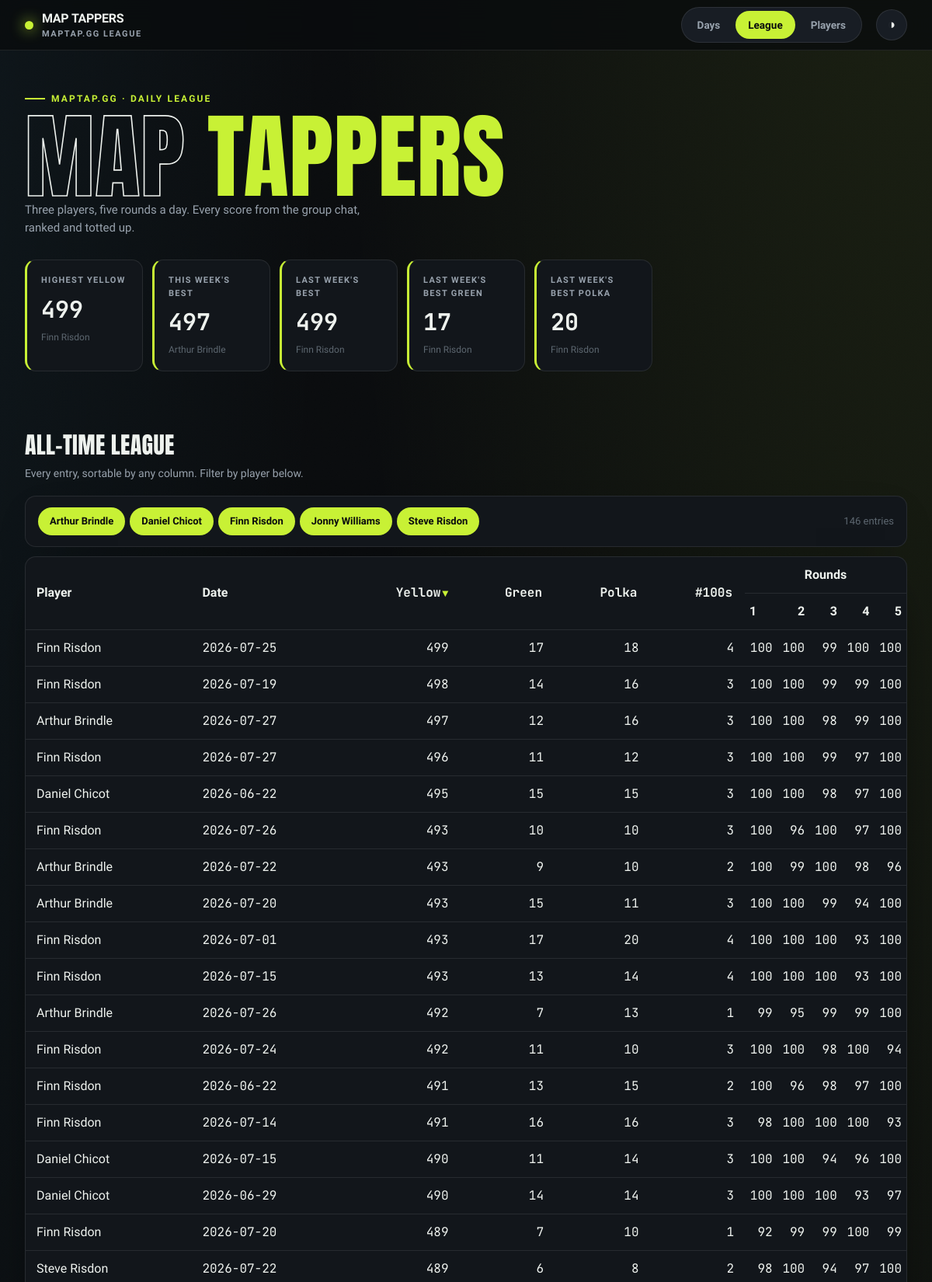
Page /league (upper part) on the committed database.
### tables this page shows
CREATE TABLE entries (
    id INTEGER PRIMARY KEY,
    player TEXT NOT NULL,
    game_date TEXT NOT NULL,
    maptap_score INTEGER NOT NULL,
    UNIQUE (player, game_date)
);

### src/maptap/app.py (the view)
@app.get("/league", response_class=HTMLResponse)
def league(request: Request):
    with closing(_conn()) as conn:
        context = {"entries": all_entries(conn), "stats": hero_stats(conn), "active": "league"}
    return templates.TemplateResponse(request, "index.html", context)

### src/maptap/templates/index.html (shortened to what this page needs)
{% extends "base.html" %}
{% block content %}
{% set player_names = entries | map(attribute='player') | unique | sort | list %}
<h2 class="section-head">All-time league</h2>
<p class="section-sub">Every entry, sortable by any column. Filter by player below.</p>
<div class="panel toolbar">
    <div class="chips">
        {% for name in player_names %}
        <button class="chip active" data-player="{{ name }}">{{ name }}</button>
        {% endfor %}
    </div>
    <span class="results-meta" id="resultsMeta">{{ entries | length }} entries</span>
</div>
<div class="panel table-card">
    <table id="league" data-sortable
        <thead>
            <tr>
                <th class="txt" rowspan="2" data-sort="text">Player</th>
                <th class="txt" rowspan="2" data-sort="text">Date</th>
                <th class="num" rowspan="2" data-sort="number" data-sorted="desc">Yellow</th>
                <th class="num" rowspan="2" data-sort="number">Green</th>
                <th class="num" rowspan="2" data-sort="number">Polka</th>
                <th class="num" rowspan="2" data-sort="number">#100s</th>
                <th class="rounds-group" colspan="5">Rounds</th>
            </tr>
            <tr>
                <th class="round">1</th>
                <th class="round">2</th>
                <th class="round">3</th>
                <th class="round">4</th>
                <th class="round">5</th>
            </tr>
        <tbody>
            {% for e in entries %}
            <tr data-player="{{ e.player }}">
                <td class="txt">{{ e.player }}</td>
                <td class="txt num">{{ e.game_date }}</td>
                <td class="num">{{ e.cumulative }}</td>
                <td class="num">{{ e.green }}</td>
                <td class="num">{{ e.polka }}</td>
                <td class="num">{{ e.hundreds }}</td>
                {% for r in e.rounds %}<td class="round num">{{ r }}</td>{% endfor %}
            </tr>
            {% endfor %}
        </tbody>
    </table>
</div>
{% endblock %}

### src/maptap/templates/base.html (shortened to what this page needs)
<!DOCTYPE html>
<html lang="en-GB" data-theme="dark">
<head>
    <link rel="stylesheet" href="/static/styles.css">
</head>
<body>
    <nav class="nav">
        <div class="wrap nav-inner">
            <div class="brand">
                <span class="dot"></span>
                <span>MAP&nbsp;TAPPERS<small>maptap.gg league</small></span>
            </div>
            <div class="tabs">
                <a class="tab {{ 'active' if active == 'days' else '' }}" href="/days">Days</a>
                <a class="tab {{ 'active' if active == 'league' else '' }}" href="/league">League</a>
                <a class="tab {{ 'active' if active == 'players' else '' }}" href="/players">Players</a>
            </div>
            <button class="theme-btn" id="themeBtn" title="Toggle theme" aria-label="Toggle theme">◑</button>
        </div>
    </nav>
    <header class="hero">
        <div class="wrap">
            <span class="hero-tag">maptap.gg · daily league</span>
            <h1><span class="out">Map</span> <span class="em">Tappers</span></h1>
            <p class="hero-sub">Three players, five rounds a day. Every score from the group chat, ranked and totted up.</p>
            <div class="stat-row">
                <div class="stat">
                    <div class="label">Highest Yellow</div>
                    <div class="value">{{ stats.highest_cumulative if stats.highest_cumulative is not none else '—' }}</div>
                    <div class="sub">{{ stats.highest_cumulative_player or '—' }}</div>
                </div>
                <div class="stat">
                    <div class="label">This Week's Best</div>
                    <div class="value">{{ stats.week_best if stats.week_best is not none else '—' }}</div>
                    <div class="sub">{{ stats.week_best_player or 'no rides yet' }}</div>
                </div>
                <div class="stat">
                    <div class="label">Last Week's Best</div>
                    <div class="value">{{ stats.last_week_best if stats.last_week_best is not none else '—' }}</div>
                    <div class="sub">{{ stats.last_week_best_player or 'no rides' }}</div>
                </div>
                <div class="stat">
                    <div class="label">Last Week's Best Green</div>
                    <div class="value">{{ stats.last_week_best_green if stats.last_week_best_green is not none else '—' }}</div>
                    <div class="sub">{{ stats.last_week_best_green_player or 'no rides' }}</div>
                </div>
                <div class="stat">
                    <div class="label">Last Week's Best Polka</div>
                    <div class="value">{{ stats.last_week_best_polka if stats.last_week_best_polka is not none else '—' }}</div>
                    <div class="sub">{{ stats.last_week_best_polka_player or 'no rides' }}</div>
                </div>
            </div>
        </div>
    </header>
    <main class="wrap">
        {% block content %}{% endblock %}
    </main>
</body>
</html>

### rows in the picture
entries: player "Finn Risdon", game_date "2026-07-25", cumulative "499", green "17", polka "18", hundreds "4", rounds "100" "100" "99" "100" "100"
entries: player "Arthur Brindle", game_date "2026-07-27", cumulative "497", green "12", polka "16", hundreds "3", rounds "100" "100" "98" "99" "100"
entries: player "Finn Risdon"
entries: player "Daniel Chicot", game_date "2026-06-22", cumulative "495", green "15", polka "15", hundreds "3", rounds "100" "100" "98" "97" "100"
entries: player "Jonny Williams"
entries: player "Steve Risdon", game_date "2026-07-22", cumulative "489", green "6", polka "8", hundreds "2", rounds "98" "100" "94" "97" "100"
entries: player "Finn Risdon", game_date "2026-07-19", cumulative "498", green "14", polka "16", hundreds "3", rounds "100" "100" "99" "99" "100"
entries: player "Finn Risdon", game_date "2026-07-27", cumulative "496", green "11", polka "12", hundreds "3", rounds "100" "100" "99" "97" "100"
entries: player "Finn Risdon", game_date "2026-07-26", cumulative "493", green "10", polka "10", hundreds "3", rounds "100" "96" "100" "97" "100"
entries: player "Arthur Brindle", game_date "2026-07-22", cumulative "493", green "9", polka "10", hundreds "2", rounds "100" "99" "100" "98" "96"
entries: player "Arthur Brindle", game_date "2026-07-20", cumulative "493", green "15", polka "11", hundreds "3", rounds "100" "100" "99" "94" "100"
entries: player "Finn Risdon", game_date "2026-07-01", cumulative "493", green "17", polka "20", hundreds "4", rounds "100" "100" "100" "93" "100"
entries: player "Finn Risdon", game_date "2026-07-15", cumulative "493", green "13", polka "14", hundreds "4", rounds "100" "100" "100" "93" "100"
entries: player "Arthur Brindle", game_date "2026-07-26", cumulative "492", green "7", polka "13", hundreds "1", rounds "99" "95" "99" "99" "100"
entries: player "Finn Risdon", game_date "2026-07-24", cumulative "492", green "11", polka "10", hundreds "3", rounds "100" "100" "98" "100" "94"
entries: player "Finn Risdon", game_date "2026-06-22", cumulative "491", green "13", polka "15", hundreds "2", rounds "100" "96" "98" "97" "100"
entries: player "Finn Risdon", game_date "2026-07-14", cumulative "491", green "16", polka "16", hundreds "3", rounds "98" "100" "100" "100" "93"
entries: player "Daniel Chicot", game_date "2026-07-15", cumulative "490", green "11", polka "14", hundreds "3", rounds "100" "100" "94" "96" "100"
entries: player "Daniel Chicot", game_date "2026-06-29", cumulative "490", green "14", polka "14", hundreds "3", rounds "100" "100" "100" "93" "97"
entries: player "Finn Risdon", game_date "2026-07-20", cumulative "489", green "7", polka "10", hundreds "1", rounds "92" "99" "99" "100" "99"

### other values in the picture
{{ stats.week_best if stats.week_best is not none else '—' }} "497"
{{ stats.last_week_best if stats.last_week_best is not none else '—' }} "499"
{{ entries | length }} "146"
